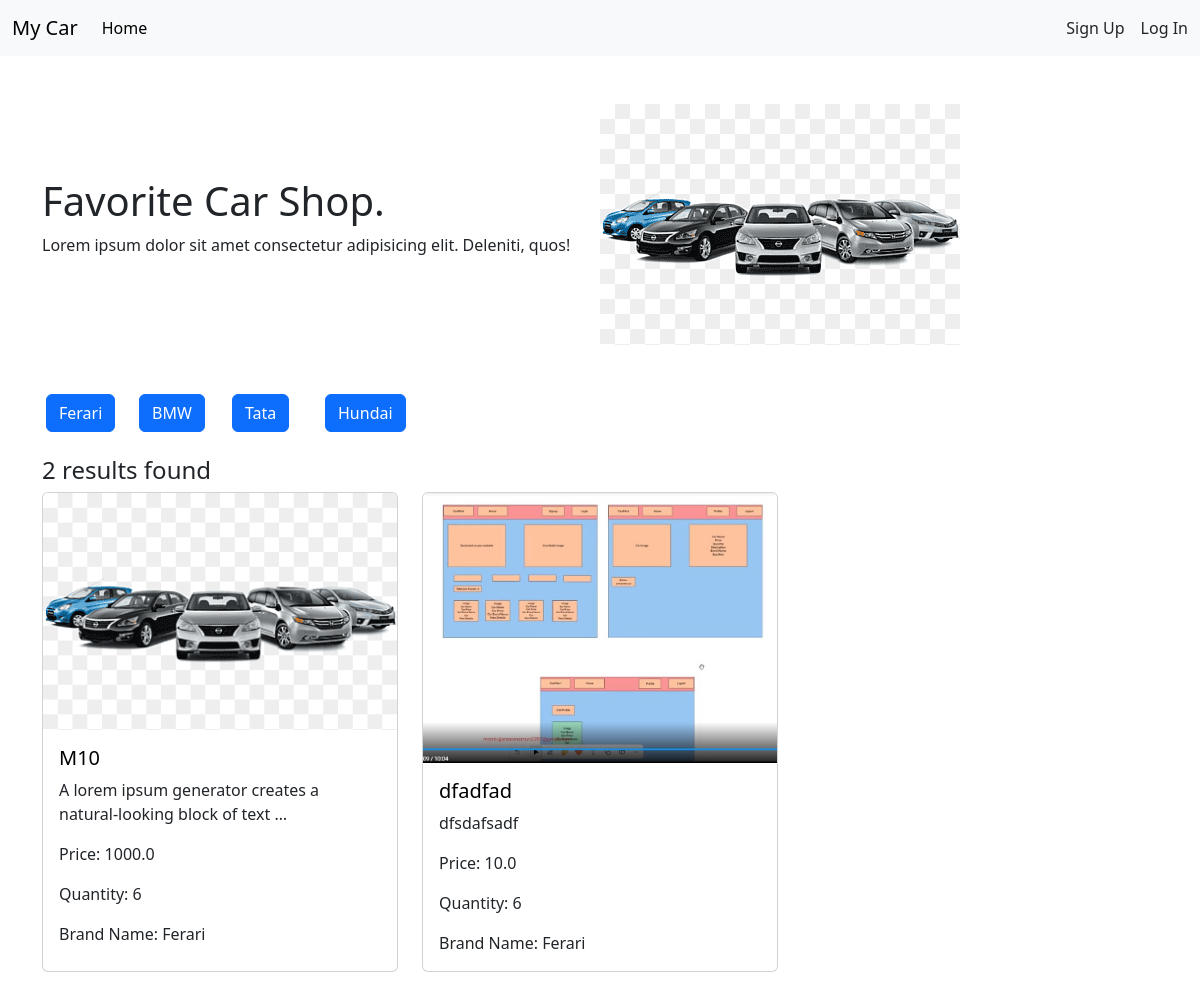
The page / on the database its author committed.
### brand/models.py (models this page shows)
class BrandModel(models.Model):
    name = models.CharField(max_length=60)
    slug = models.SlugField(max_length=100, blank=True, null=True)
    def __str__(self):
        return self.name

### car/models.py (models this page shows, shortened)
class CarModel(models.Model):
    car_img = models.ImageField(
        upload_to='car/media/uploads/', blank=True, null=True)
    name = models.CharField(max_length=100)
    description = models.TextField()
    price = models.FloatField()
    quantity = models.IntegerField()
    brand_name = models.ForeignKey(BrandModel, on_delete=models.CASCADE)
    purchased = models.ManyToManyField(
        User, related_name='purchased', blank=True)

### car_sales_website/views.py (the view)
# urls.py: 2. Add a URL to urlpatterns:  path('', views.home, name='home')
def home(request, brand_slug=None):
    data = CarModel.objects.all()
    if brand_slug is not None:
        brands = BrandModel.objects.get(slug=brand_slug)
        data = CarModel.objects.filter(brand_name=brands)
    brand = BrandModel.objects.all()
    return render(request, 'home.html', {"data": data, 'brands': brand})

### templates/home.html
{% extends "base.html" %}
{% load static %}
{% block content %}
<section class="container d-flex align-items-center my-5">
    <div class="col-6">
        <h1>Favorite Car Shop.</h1>
        <p>Lorem ipsum dolor sit amet consectetur adipisicing elit. Deleniti, quos!</p>
    </div>
    <div class="col-6">
        <img src="{% static 'all-car.png' %}" alt="">
    </div>
</section>
<section class="container mx-auto row-cols-1 row-cols-md-3 g-4">
    <div class='d-flex '>
        {% for brand in brands %}
        <div class="col">
            <h3><a href="{% url 'brand_slug' brand.slug %}" class='mx-1 btn btn-primary'>{{brand.name}}</a></h3>
        </div>
        {% endfor %}
    </div>
</section>
<section class='container my-3'>
    <h4>{{data | length}} results found</h4>
    <div class="row row-cols-1 row-cols-md-3 g-4">
        {% for info in data %}
        <div class="col">
            <div class="card h-100">
                <img src="{{ info.car_img.url }}" class="card-img-top" alt="">
                <div class="card-body">
                    <h5 class="card-title"><a href="{% url 'details' info.id %}"
                            class='text-decoration-none text-black'>{{info.name}}</a></h5>
                    <p class="card-text">{{info.description | truncatewords:10}}</p>
                    <p class="card-text">Price: {{info.price}}</p>
                    <p class="card-text">Quantity: {{info.quantity}}</p>
                    <p class="card-text">Brand Name: {{info.brand_name}}</p>
                </div>
            </div>
        </div>
        {% endfor %}
    </div>
</section>
{% endblock content %}

### templates/base.html (shortened to what this page needs)
<!doctype html>
<html lang="en">
  <head>
    <link href="https://cdn.jsdelivr.net/npm/bootstrap@5.3.2/dist/css/bootstrap.min.css" rel="stylesheet">
  </head>
  <body>
    <nav class="navbar navbar-expand-lg bg-body-tertiary">
        <div class="container-fluid">
          <a class="navbar-brand" href="{% url "home" %}">My Car</a>
          <div class="collapse navbar-collapse" id="navbarSupportedContent">
            <ul class="navbar-nav me-auto mb-2 mb-lg-0">
              <li class="nav-item">
                <a class="nav-link active" aria-current="page" href="{% url "home" %}">Home</a>
              </li>
            </ul>
            <div class='d-flex'>
              {% if user.is_authenticated %}
              <a class="nav-link me-3" href="{% url "profile" %}">Profile</a>
              <a class="nav-link" href="{% url "user_logout" %}">Log Out</a>
              {% else %}
              <a class="nav-link me-3" href="{% url "user_signup" %}">Sign Up</a>
              <a class="nav-link" href="{% url "user_login" %}">Log In</a>
              {% endif %}
            </div>
          </div>
        </div>
      </nav>
      {% block content %}{% endblock content %}
  </body>
</html>

### rows shown on the page
BrandModel: name "Ferari"
BrandModel: name "BMW"
BrandModel: name "Tata"
BrandModel: name "Hundai"
CarModel: car_img (picture), name "M10", description "A lorem ipsum generator creates a natural-looking block of text …", price "1000.0", quantity "6", brand_name "Ferari"
CarModel: car_img (picture), name "dfadfad", description "dfsdafsadf", price "10.0", quantity "6", brand_name "Ferari"

### other values the page prints
{{ data | length }} "2"
